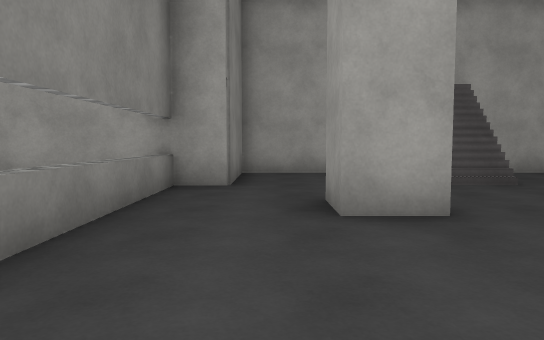
View 1 (above)

12 first-person views from a walk through a 3-D level made in the Unity game engine. The camera is 1.2 m above the floor, tilts 4° down and sees 70° across. The floor is counted in squares, 1.8 m on a side. Each view is taken from the middle of a square. On the plan, view 1 faces up. The plan holds only what a view shows up to about 11 squares ahead; the rest is blank. The place goes on beyond the plan. The player character is not drawn. Door leaves are left out, so doorways stand open. Surface patterns are stand-ins for the level's own textures.

View 2
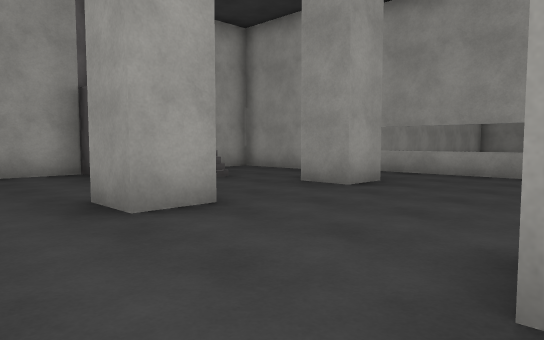

View 3
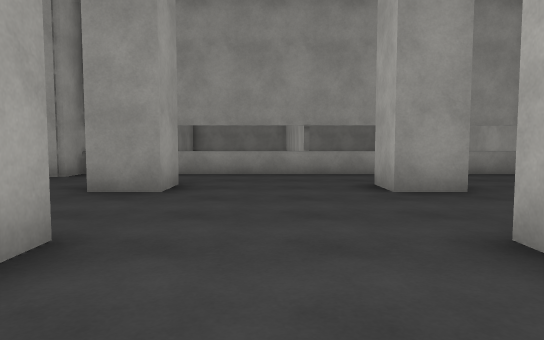

View 4
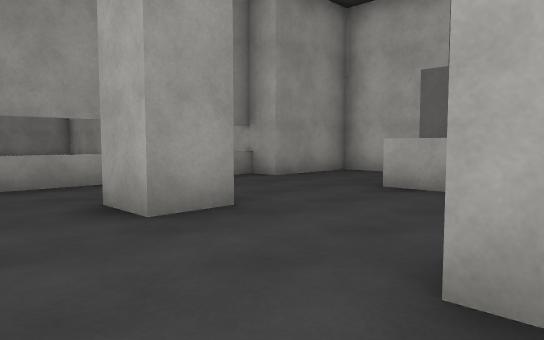

View 5
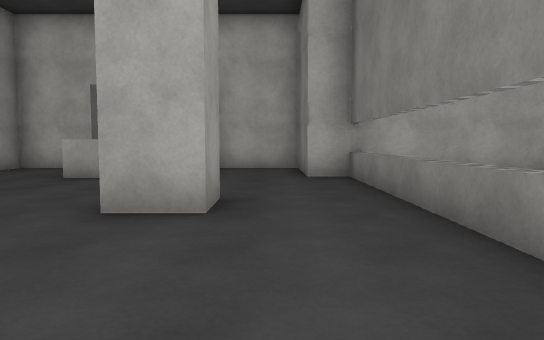

View 6
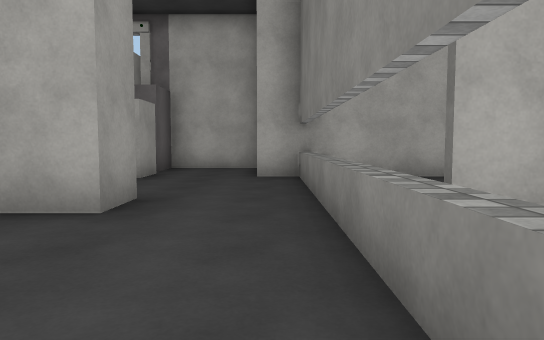

View 7
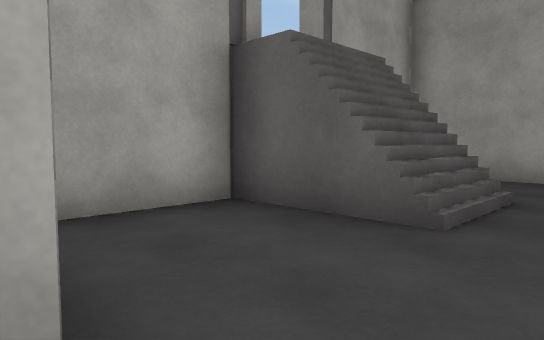

View 8
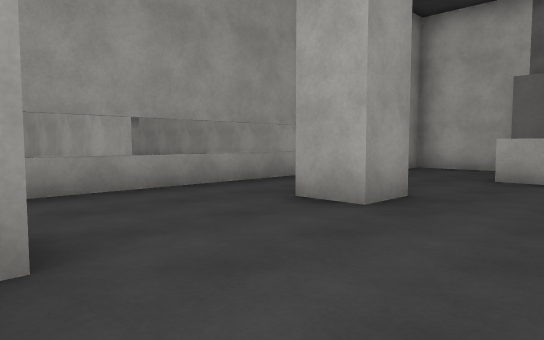

View 9
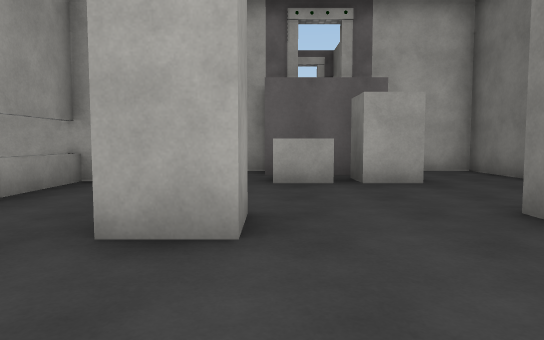

View 10
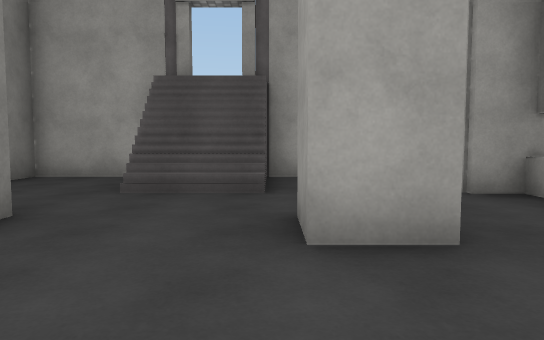

View 11
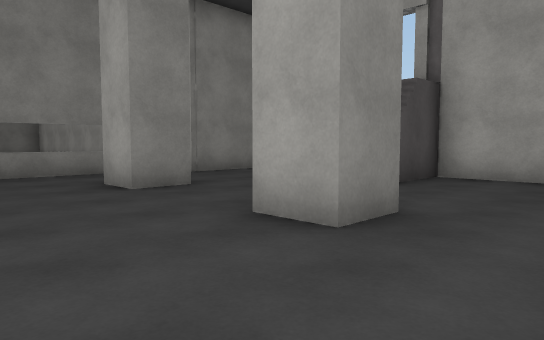

View 12
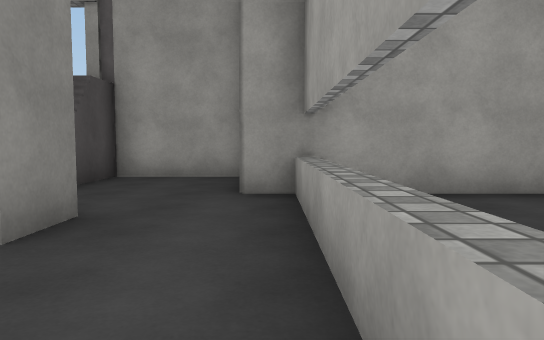

### Floor plan
Key: @ floor where view 1 was taken; # wall or solid block; . main floor; : floor 3.25 m higher than the main floor; / step, stairs or slope; D open door; = window, fence, low wall or low ledge; v drop or lower ground; B block; O other object.
Columns run from 4 left of view 1 to 10 right of it. Each row starts with its distance up from view 1.
  9    v###D###v
  8    #..::#..#
  7    #..//#..#
  6 ####..///..####
  5   =.........=.
  4   =..#...#..=.
  3   =.........=
  2   =.........=
  1  ##.........###
  0   =.@#...#..=
 -1   =.........=
 -2   =.........=
 -3   =.........=
 -4 ####..OBB..####
 -5    #..###..#
 -6    #..###..#
 -7    #### ####

Positions as (right, up) in squares from view 1, and headings:
1: (0, 0), facing up
2: (-1, 0), facing up-right
3: (-1, 2), facing right
4: (1, 2), facing down-right
5: (0, 4), facing down
6: (-1, 4), facing down
7: (-1, 5), facing up-right
8: (2, 4), facing down-right
9: (4, 3), facing down
10: (4, 1), facing up
11: (7, 1), facing up-left
12: (7, 1), facing up
